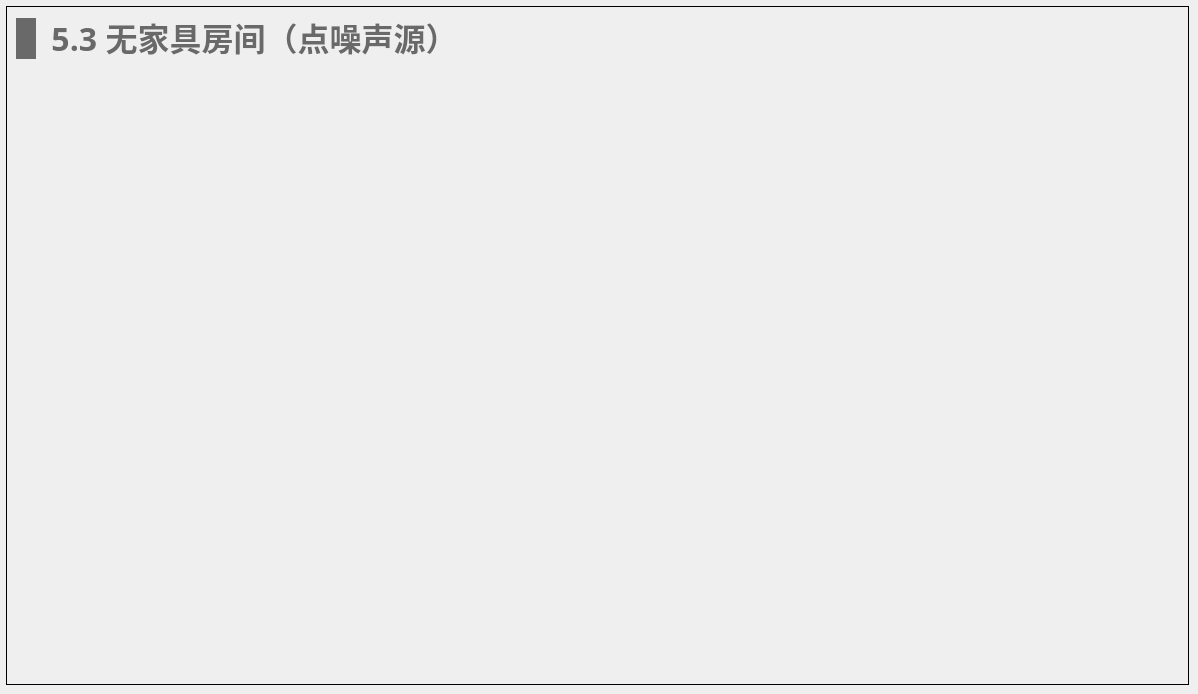
   <widget class="QWidget" name="page_room_noFurniture">
    <widget class="QWidget" name="widget_room_noFurniture" native="true">
     <property name="geometry">
      <rect>
       <x>6</x>
       <y>6</y>
       <width>1183</width>
       <height>679</height>
      </rect>
     </property>
     <property name="styleSheet">
      <string notr="true">#widget_room_noFurniture
{
border: 1px solid #000000;
}</string>
     </property>
     <widget class="QWidget" name="layoutWidget_29">
      <property name="geometry">
       <rect>
        <x>10</x>
        <y>10</y>
        <width>451</width>
        <height>45</height>
       </rect>
      </property>
      <layout class="QHBoxLayout" name="horizontalLayout_42">
       <item>
        <widget class="QLabel" name="label_65">
         <property name="minimumSize">
          <size>
           <width>20</width>
           <height>41</height>
          </size>
         </property>
         <property name="maximumSize">
          <size>
           <width>20</width>
           <height>41</height>
          </size>
         </property>
         <property name="styleSheet">
          <string notr="true">QLabel { 
border: none; 
background-color : rgb(105, 105, 105);
}</string>
         </property>
         <property name="text">
          <string/>
         </property>
        </widget>
       </item>
       <item>
        <widget class="QLabel" name="label_66">
         <property name="font">
          <font>
           <family>Microsoft YaHei</family>
           <pointsize>24</pointsize>
           <bold>true</bold>
          </font>
         </property>
         <property name="styleSheet">
          <string notr="true">QLabel { 
border: none; 
color : rgb(105, 105, 105);
}</string>
         </property>
         <property name="text">
          <string>5.3 无家具房间（点噪声源）</string>
         </property>
         <property name="alignment">
          <set>Qt::AlignBottom|Qt::AlignHCenter</set>
         </property>
        </widget>
       </item>
      </layout>
     </widget>
     <widget class="QLabel" name="label_87">
      <property name="geometry">
       <rect>
        <x>50</x>
        <y>530</y>
        <width>491</width>
        <height>31</height>
       </rect>
      </property>
      <property name="text">
       <string/>
      </property>
     </widget>
     <widget class="QLabel" name="label_71">
      <property name="geometry">
       <rect>
        <x>1</x>
        <y>60</y>
        <width>991</width>
        <height>568</height>
       </rect>
      </property>
      <property name="styleSheet">
       <string notr="true">border-image: url(:/images/image/noFurniture.png);</string>
      </property>
      <property name="text">
       <string/>
      </property>
     </widget>
    </widget>
   </widget>
